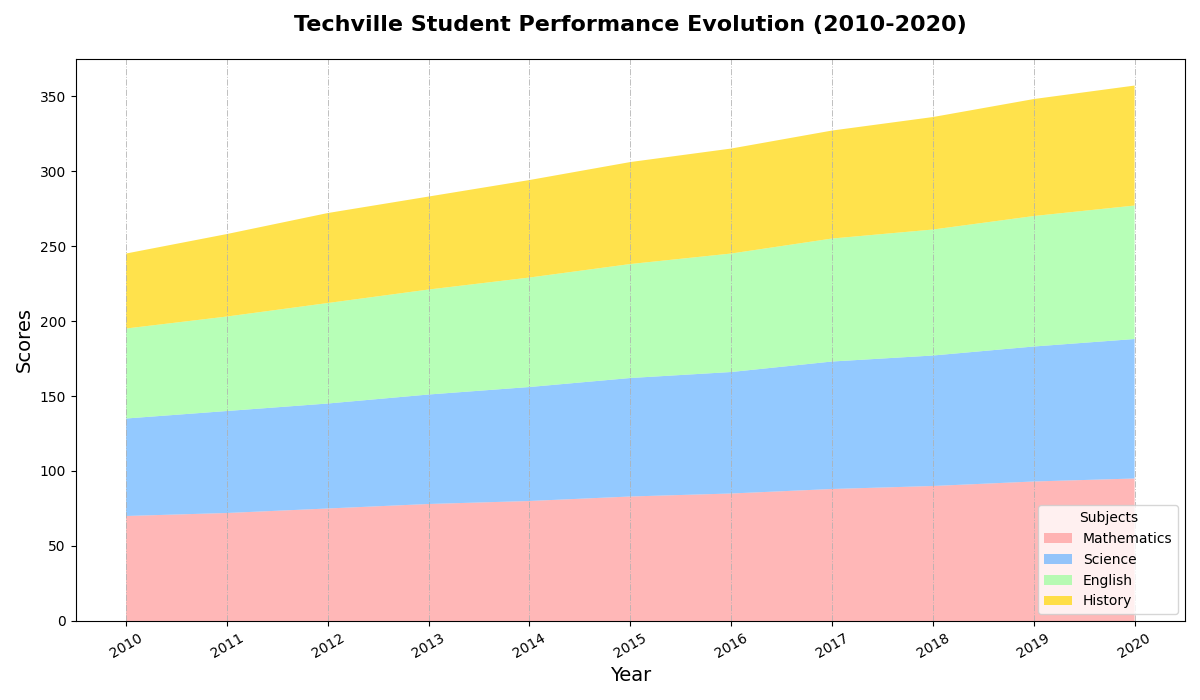

Here is the Python script that generated this plot:
import matplotlib.pyplot as plt
import numpy as np

years = np.arange(2010, 2021)
math_scores = np.array([70, 72, 75, 78, 80, 83, 85, 88, 90, 93, 95])
science_scores = np.array([65, 68, 70, 73, 76, 79, 81, 85, 87, 90, 93])
english_scores = np.array([60, 63, 67, 70, 73, 76, 79, 82, 84, 87, 89])
history_scores = np.array([50, 55, 60, 62, 65, 68, 70, 72, 75, 78, 80])

scores = np.array([math_scores, science_scores, english_scores, history_scores])

fig, ax = plt.subplots(figsize=(12, 7))

ax.stackplot(years, scores, labels=['Mathematics', 'Science', 'English', 'History'],
             colors=['#FF9999', '#66B2FF', '#99FF99', '#FFD700'], alpha=0.7)

ax.set_title("Techville Student Performance Evolution (2010-2020)", fontsize=16, fontweight='bold', pad=20)
ax.set_xlabel('Year', fontsize=14)
ax.set_ylabel('Scores', fontsize=14)

ax.grid(axis='x', linestyle='-.', linewidth=0.7, alpha=0.8)

ax.legend(loc='lower right', title='Subjects', fontsize=10)

ax.set_xticks(years)
plt.xticks(rotation=30)

plt.tight_layout()

plt.show()
